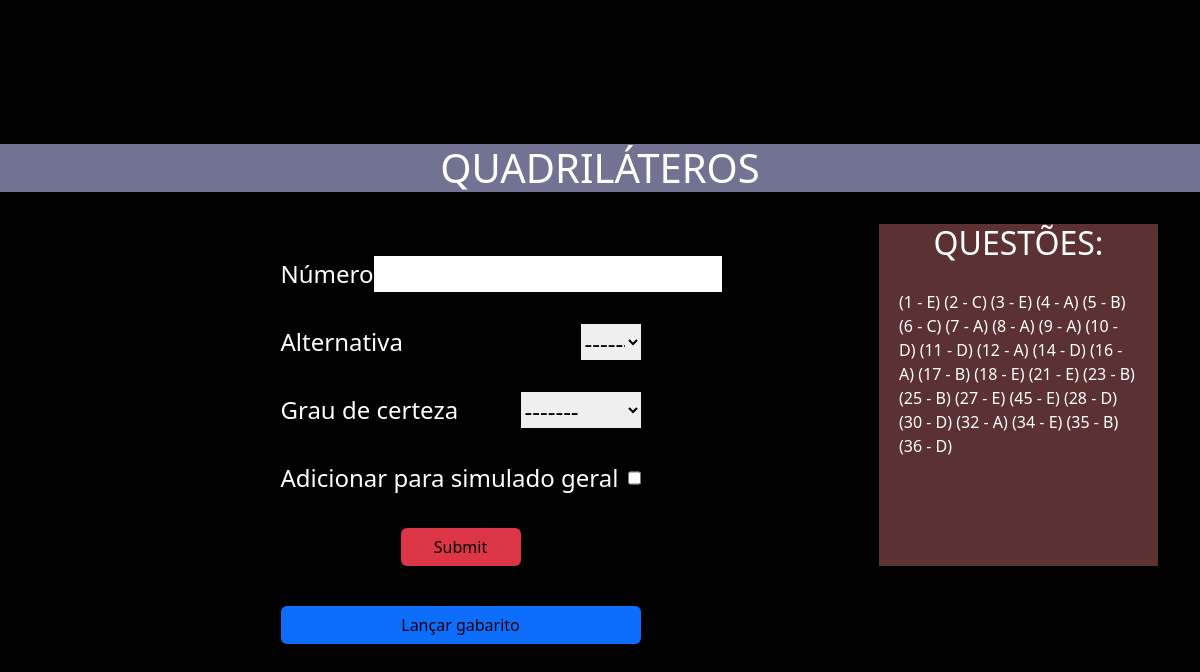
The app's page /listaQuestoes/acessar/16 with its own data.
### listaQuestoes/models.py (models this page shows, shortened)
class Listas(models.Model):
    nome = models.CharField(max_length=45)
    tipo = models.CharField(max_length=20) # se é discurssiva ou de assinalar
    materia = models.ForeignKey(Materia, on_delete=models.CASCADE, related_name='Vestibulares' )
    gabaritoLancado = models.BooleanField(default=False)

class QuestoesAssinalar(models.Model):
    numero = models.IntegerField()
    alternativaMarcada = models.CharField( max_length=20,
        choices=[(tag.name, tag.value) for tag in AlternativasEnum],
        default=AlternativasEnum.DEFAULT.name)
    grauDeCerteza = models.CharField( max_length=20,
        choices=[(tag.name, tag.value) for tag in GrauDeCertezaEnum],
        default=GrauDeCertezaEnum.DEFAULT.name)
    simuladoGeral = models.BooleanField()
    letraGabarito = models.CharField( max_length=20,
        choices=[(tag.name, tag.value) for tag in AlternativasEnum],
        default=AlternativasEnum.DEFAULT.name)
    lista = models.ForeignKey(Listas, on_delete=models.CASCADE)
    certo = models.BooleanField(default=False)

### listaQuestoes/views.py (the view, shortened to what this page needs)
# urls.py: path('acessar/<int:idLista>',acessarLista, name='acessarLista'),
def acessarLista(request, idLista):
    lista = Listas.objects.get(id=idLista)
    questoes =  QuestoesAssinalar.objects.filter(lista=lista)
    return render(request,"fazerLista.html", {"idLista": lista.id ,"lista":lista, "questoes":questoes})

### listaQuestoes/templates/fazerLista.html (shortened to what this page needs)
{%load static%}
<!DOCTYPE html>
<html lang="en">
<head>
    <link href="https://cdn.jsdelivr.net/npm/bootstrap@5.3.2/dist/css/bootstrap.min.css" rel="stylesheet">
    <link rel="stylesheet" href="{% static 'css/fazerLista.css' %}">
</head>
<body class="bg-black">
    <h1  class="titulo">{{lista.nome}}</h1>
   <div class="container">
    <div><form action="" method="POST">
          <div>  <label for="numero">Número</label>
            <input type="number" name="numero" required></div>
           <div>
            <label for="alternativa">Alternativa</label>
            <select name="alternativa" id="alternativa" required>
               <option value="" disabled selected>---------</option>
            </select>
           </div>
           <div>
            <label for="grauDeCerteza">Grau de certeza</label>
            <select name="grauDeCerteza" id="" >
               <option value="" selected disabled>-------</option>
            </select>
           </div>
         <div>   <label for="addSimulado">Adicionar para simulado geral</label>
            <input type="checkbox" name="addSimulado" id="">
            </div>
       <div>
        <input  class=" btn bg-danger mx-auto btnSubmit" type="submit">
       </div>
    </form>
</div>
        <div class="questoes">
              <h1>QUESTÕES:</h1>
               <p> {% for q in questoes %}
                ({{q.numero}} - {{q.alternativaMarcada}})
            {% endfor %}</p>
        </div>
        <div class="divFinalizar"> <button class="btn bg-primary finalizar">Lançar gabarito</button></div>
   </div>
</body>
</html>

### templates/static/css/fazerLista.css (style rules this page uses)
* { border: 0; margin: 0; padding: 0; box-sizing: border-box; }
body { background-color: black; }
#alternativa { width: 5vw; }
form { width: 30vw; margin: auto; font-size: 1.5rem; }
form div { margin-top: 4vh; display: flex; justify-content: space-between; }
label,h1,button,.btn { color: white; }
.titulo { margin-top: 18vh; margin-bottom: 4vh; background-color: rgb(114, 114, 146); text-align: center; }
.btn { text-align: center; margin: auto; width: 10vw; color: black; }
.container { display: grid; grid-template-columns: 3fr 1fr; }
.questoes { background-color: rgb(92, 49, 49); color: white; }
.questoes h1 { font-size: 2rem; text-align: center; }
.questoes p { padding: 20px; }
.divFinalizar { margin: auto; margin-top: 5vh; text-align: center; }
.finalizar { width: 30vw; }

### records on screen
Listas: nome "QUADRILÁTEROS"
QuestoesAssinalar: numero "1", alternativaMarcada "E"
QuestoesAssinalar: numero "2", alternativaMarcada "C"
QuestoesAssinalar: numero "3", alternativaMarcada "E"
QuestoesAssinalar: numero "4", alternativaMarcada "A"
QuestoesAssinalar: numero "5", alternativaMarcada "B"
QuestoesAssinalar: numero "6", alternativaMarcada "C"
QuestoesAssinalar: numero "7", alternativaMarcada "A"
QuestoesAssinalar: numero "8", alternativaMarcada "A"
QuestoesAssinalar: numero "9", alternativaMarcada "A"
QuestoesAssinalar: numero "10", alternativaMarcada "D"
QuestoesAssinalar: numero "11", alternativaMarcada "D"
QuestoesAssinalar: numero "12", alternativaMarcada "A"
QuestoesAssinalar: numero "14", alternativaMarcada "D"
QuestoesAssinalar: numero "16", alternativaMarcada "A"
QuestoesAssinalar: numero "17", alternativaMarcada "B"
QuestoesAssinalar: numero "18", alternativaMarcada "E"
QuestoesAssinalar: numero "21", alternativaMarcada "E"
QuestoesAssinalar: numero "23", alternativaMarcada "B"
QuestoesAssinalar: numero "25", alternativaMarcada "B"
QuestoesAssinalar: numero "27", alternativaMarcada "E"
QuestoesAssinalar: numero "45", alternativaMarcada "E"
QuestoesAssinalar: numero "28", alternativaMarcada "D"
QuestoesAssinalar: numero "30", alternativaMarcada "D"
QuestoesAssinalar: numero "32", alternativaMarcada "A"
QuestoesAssinalar: numero "34", alternativaMarcada "E"
QuestoesAssinalar: numero "35", alternativaMarcada "B"
QuestoesAssinalar: numero "36", alternativaMarcada "D"
